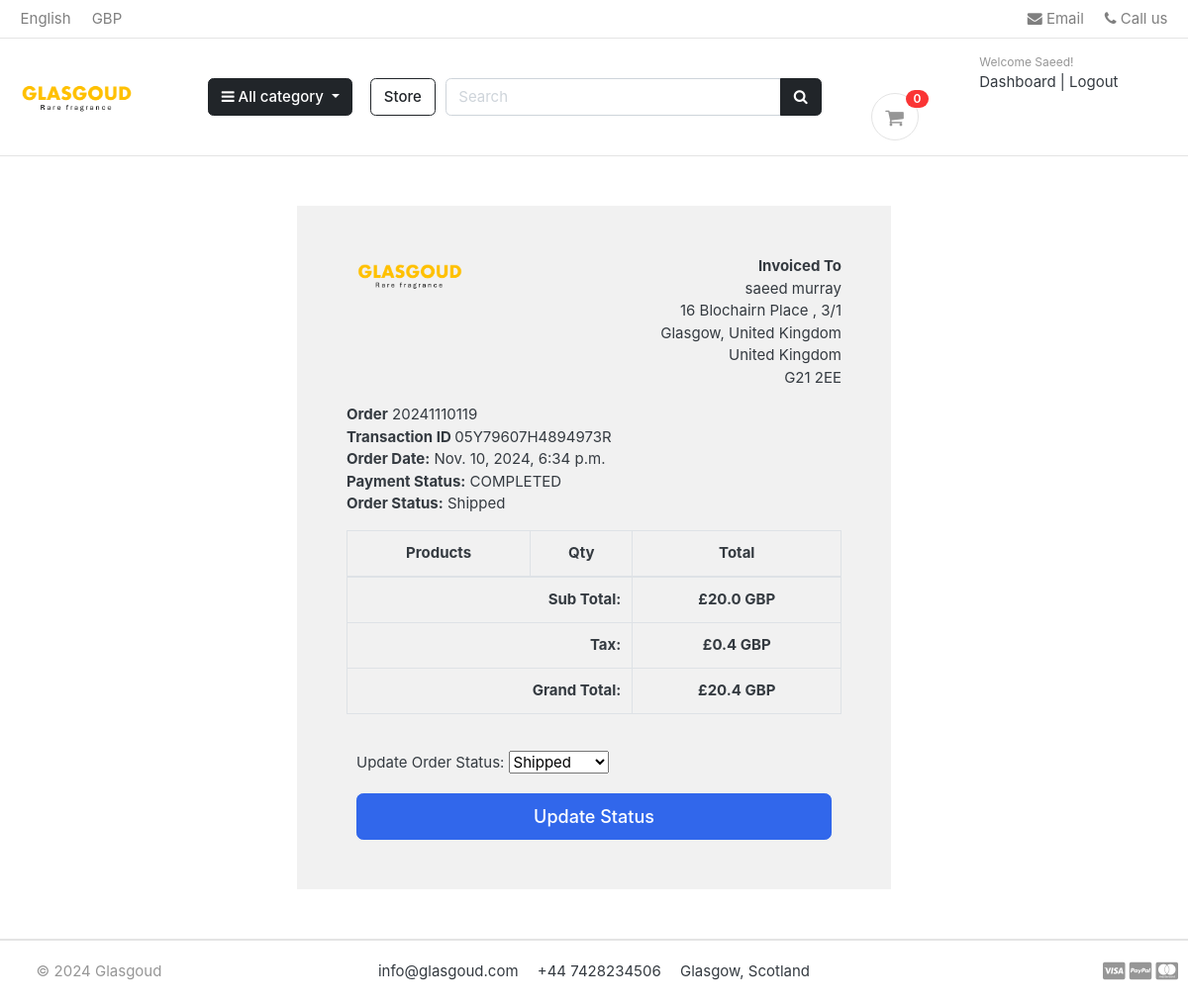
/accounts/order_detail/20241110119/ (signed in), run on the app's committed database.
### accounts/models.py (models this page shows, shortened)
class Account(AbstractBaseUser):
    first_name = models.CharField(max_length=50)
    last_name = models.CharField(max_length=50)
    username = models.CharField(max_length=50, unique=True)
    email = models.EmailField(max_length=100, unique=True)
    phone_number = models.CharField(max_length=50)
    date_joined = models.DateTimeField(auto_now_add=True)
    last_joined = models.DateTimeField(auto_now_add=True)
    is_admin = models.BooleanField(default=False)
    is_staff = models.BooleanField(default=False)
    is_active = models.BooleanField(default=False)
    is_superadmin = models.BooleanField(default=False)
    USERNAME_FIELD = 'email'
    REQUIRED_FIELDS = ['username', 'first_name', 'last_name']
    objects = MyAccountManager()

### orders/models.py (models this page shows, shortened)
class Order(models.Model):
    STATUS = (
        ('New', 'New'),
        ('Processing', 'Processing'),
        ('Shipped', 'Shipped'),
        ('Refunded', 'Refunded'),
    )
    status = models.CharField(max_length=10, choices=STATUS, default='New')
    STATUS_CHOICES = STATUS
    user = models.ForeignKey(Account, on_delete=models.SET_NULL, null=True)
    payment = models.ForeignKey(Payment, on_delete=models.SET_NULL, null=True)
    order_number = models.CharField(max_length=20)
    first_name = models.CharField(max_length=50)
    last_name = models.CharField(max_length=50)
    phone = models.CharField(max_length=15)
    email = models.EmailField(max_length=50)
    address_line_1 = models.CharField(max_length=50)
    address_line_2 = models.CharField(max_length=50, blank=True)
    country = models.CharField(max_length=50)
    state = models.CharField(max_length=50, blank=True)
    city = models.CharField(max_length=50)
    post_code = models.CharField(max_length=10)
    order_note = models.CharField(max_length=100, blank=True)
    order_total = models.FloatField()
    tax = models.FloatField()
    status = models.CharField(max_length=10, choices=STATUS, default='New')
    ip = models.CharField(blank=True, max_length=20)
    is_ordered = models.BooleanField(default=False)
    created_at = models.DateTimeField(auto_now_add=True)
    updated_at = models.DateTimeField(auto_now=True)
    def full_name(self):
        return f'{self.first_name} {self.last_name}'
    def full_address(self):
        return f'{self.address_line_1} , {self.address_line_2}'

class Payment(models.Model):
    user = models.ForeignKey(Account, on_delete=models.CASCADE)
    payment_id = models.CharField(max_length=100)
    payment_method = models.CharField(max_length=100)
    amount_paid = models.CharField(max_length=100)
    status = models.CharField(max_length=100)
    created_at = models.DateTimeField(auto_now_add=True)

### accounts/views.py (the view)
# urls.py: path('order_detail/<int:order_id>/',views.order_detail, name='order_detail'),
@ login_required(login_url='login')
def order_detail(request, order_id):
    order_detail = OrderProduct.objects.filter(order__order_number=order_id)
    order = Order.objects.get(order_number=order_id)
    subtotal = 0
    for i in order_detail:
        subtotal += i.product_price * i.quantity
    context = {
        'order_detail': order_detail,
        'order': order,
        'subtotal': subtotal,
    }
    return render(request, 'accounts/order_detail.html', context)

### carts/context_processors.py (called while the page is built)
def counter(request):
    cart_count = 0
    if 'admin' in request.path:
        return {}
    else:
        try:
            cart = Cart.objects.filter(cart_id=_cart_id(request))
            if request.user.is_authenticated:
                cart_items = CartItem.objects.all().filter(user=request.user)
            else:
                cart_items = CartItem.objects.all().filter(cart=cart[:1])
            for cart_item in cart_items:
                cart_count += cart_item.quantity
        except Cart.DoesNotExist:
            cart_count = 0
        return dict(cart_count=cart_count)

### carts/views.py (called while the page is built)
def _cart_id(request):
    cart = request.session.session_key
    if not cart:
        cart = request.session.create()
    return cart

### category/context_processors.py (called while the page is built)
def menu_links(request):
    links = Category.objects.all()
    return dict(links=links)

### category/models.py (called while the page is built)
    def get_url(self):
        return reverse('products_by_category', args=[self.slug])

### templates/accounts/order_detail.html (shortened to what this page needs)
{% extends 'base.html' %}
{% load static %}
{% block content %}
<div class="container" style="margin: 0 auto; width: 50%; padding: 50px; background: #f1f1f1; margin-top: 50px; margin-bottom: 50px;">
    <div class="row invoice row-printable">
        <div class="col-md-12">
            <div class="panel panel-default plain" id="dash_0">
                <div class="panel-body p30">
                    <div class="row">
                        <div class="col-lg-6">
                            <div class="invoice-logo"><img src="{% static '/images/logo.png' %}" alt="Invoice logo" style="max-height: 40px;"></div>
                        </div>
                        <div class="col-lg-6">
                            <div class="invoice-from">
                                <ul class="list-unstyled text-right">
                                    <li><strong>Invoiced To</strong></li>
                                    <li>{{order.full_name}}</li>
                                    <li>{{order.full_address}}</li>
                                    <li>{{order.city}}, {{order.state}}</li>
                                    <li>{{order.country}}</li>
                                    <li>{{order.post_code}}</li>
                                </ul>
                            </div>
                        </div>
                        <div class="col-lg-12">
                            <div class="invoice-details mt25">
                                <div class="well">
                                    <ul class="list-unstyled mb0">
                                        <li><strong>Order</strong> {{order.order_number}}</li>
                                        <li><strong>Transaction ID </strong>{{order.payment.payment_id}}</li>
                                        <li><strong>Order Date:</strong> {{order.created_at}}</li>
                                        <li><strong>Payment Status:</strong> {{order.payment.status}}</li>
                                        <li><strong>Order Status:</strong> {{order.status}}</li>
                                    </ul>
                                </div>
                            </div>
                            <div class="invoice-items">
                                <div class="table-responsive" style="overflow: hidden; outline: none;" tabindex="0">
                                    <table class="table table-bordered">
                                        <thead>
                                            <tr>
                                                <th class="per70 text-center">Products</th>
                                                <th class="per5 text-center">Qty</th>
                                                <th class="per25 text-center">Total</th>
                                            </tr>
                                        </thead>
                                        <tfoot>
                                            <tr>
                                                <th colspan="2" class="text-right">Sub Total:</th>
                                                <th class="text-center">£{{subtotal}} GBP</th>
                                            </tr>
                                            <tr>
                                                <th colspan="2" class="text-right">Tax:</th>
                                                <th class="text-center">£{{order.tax}} GBP</th>
                                            </tr>
                                            <tr>
                                                <th colspan="2" class="text-right">Grand Total:</th>
                                                <th class="text-center">£{{order.order_total}} GBP</th>
                                            </tr>
                                        </tfoot>
                                    </table>
                                </div>
                            </div>
                        </div>
                    </div>
                </div>
            </div>
        </div>
    </div>
{% if request.user.is_staff %}
<div class="container-fluid mt-4">
    <form action="{% url 'update_order_status' order.order_number %}" method="post" class="w-100">
        <div class="mb-3">
            <label for="status" class="form-label">Update Order Status:</label>
            <select name="status" id="status" class="form-select" required>
                {% for key, value in order.STATUS_CHOICES %}
                    <option value="{{ key }}" {% if order.status == key %}selected{% endif %}>{{ value }}</option>
                {% endfor %}
            </select>
        </div>
        <button type="submit" class="btn btn-primary btn-lg w-100">Update Status</button>
    </form>
</div>
{% endif %}
</div>
{% endblock %}

### templates/includes/navbar.html (shortened to what this page needs)
{% load static %}
<header class="section-header">
    <nav class="navbar p-md-0 navbar-expand-sm navbar-light border-bottom">
    <div class="container">
      <div class="collapse navbar-collapse" id="navbarTop4">
        <ul class="navbar-nav mr-auto">
            <li class="nav-item dropdown">
                 <a href="#" class="nav-link">   English </a>
            </li>
            <li class="nav-item dropdown">
                <a href="#" class="nav-link"> GBP </a>
            </li>
        </ul>
        <ul class="navbar-nav">
            <li><a href="#" class="nav-link"> <i class="fa fa-envelope"></i> Email </a></li>
            <li><a href="#" class="nav-link"> <i class="fa fa-phone"></i> Call us </a></li>
        </ul>
      </div>
    </div>
    </nav>
    <section class="header-main border-bottom">
        <div class="container">
    <div class="row align-items-center">
        <div class="col-lg-2 col-md-3 col-6">
            <a href="{% url 'home' %}" class="brand-wrap">
                <img class="logo" src="{% static './images/logo.png' %}">
            </a>
        </div>
        <div class="col-lg col-sm col-md col-6 flex-grow-0">
            <div class="category-wrap dropdown d-inline-block float-right">
                <button type="button" class="btn btn-dark dropdown-toggle" data-toggle="dropdown">
                    <i class="fa fa-bars"></i> All category
                </button>
            </div>
        </div>
        <div class="sm-col-2 ml-2 mb-3 mb-lg-0 mb-md-0">
            <a href="{% url 'store' %}" class="btn btn-outline-dark">Store</a>
        </div>
        <div class="col-lg-4 col-md-6 col-9 ml-3 ml-md-0 ml-lg-0">
            <form action="{% url 'search' %}" class="search" method="GET">
                <div class="input-group w-100">
                    <input type="text" class="form-control" style="width:60%;" placeholder="Search" name="keyword">
                    <div class="input-group-append">
                      <button class="btn btn-dark" type="submit">
                        <i class="fa fa-search"></i>
                      </button>
                    </div>
                </div>
            </form>
        </div>
        <div class="col-lg-3 col-md-6 col-12 order-2 order-lg-3 ">
            {% if user.id is None %}
            <div class="d-flex justify-content-end mb-3 mb-lg-0">
                <div class="widget-header">
                    <small class="title text-muted">Welcome guest!</small>
                    <div>
                        <a href="{% url 'login' %}">Sign in</a> <span class="dark-transp"> | </span>
                        <a href="{% url 'register' %}">Register</a>
                    </div>
                </div>
            </div>
                {% else %}
                    <div class="d-flex justify-content-end mb-3 mb-lg-0">
                        <div class="widget-header">
                            {% if user.email|slice:":5" == "guest" %}
                                <small class="title text-muted">Welcome guest!</small>
                                <div>
                                    <a href="{% url 'register' %}">Register</a> <span class="dark-transp"> | </span>
                                    <a href="{% url 'logout' %}">Clear Cart</a>
                                </div>
                            {% else %}
                                <small class="title text-muted">Welcome {{user.first_name}}!</small>
                                <div>
                                    <a href="{% url 'dashboard' %}">Dashboard</a> <span class="dark-transp"> | </span>
                                    <a href="{% url 'logout' %}">Logout</a>
                                </div>
                            {% endif %}
                        </div>
                    </div>
                {% endif %}
                        <a href="{% url 'cart' %}"  class="widget-header pl-3 ml-3">
                            <div class="icon icon-sm rounded-circle border"><i class="fa fa-shopping-cart"></i></div>
                            <span class="badge badge-pill badge-danger notify">{{cart_count}}</span>
                        </a>
                    </div>
                </div>
    </div>
    </section>
    </header>

### static/css/ui.css (style rules this page uses)
html { font-family: "Inter", sans-serif; font-size: 15px; }
.icon-xs, .icon-sm, .icon-md, .icon-lg { display: inline-block; text-align: center; flex-shrink: 0; flex-grow: 0; }
.icon-sm { width: 48px; height: 48px; line-height: 48px !important; font-size: 20px; }
.header-main { position: relative; padding-top: 1rem; padding-bottom: 1rem; }
.brand-wrap .logo, .navbar-brand .logo { margin-right: 7px; max-height: 42px; display: inline-block; }
.widget-header { display: inline-block; vertical-align: middle; position: relative; }
.widget-header a { color: #343a40; }
.widget-header i { color: #969696; }
.widget-header .title { display: block; }
.widget-header .notify { position: absolute; top: -3px; right: -10px; }
[class*=list-] li:after { visibility: hidden; display: block; content: ""; overflow: hidden; height: 0; clear: both; }
.notify { position: absolute; top: -4px; right: -10px; display: inline-block; padding: 0.25em 0.6em; font-size: 12px; line-height: 1; text-align: center; border-radius: 3rem; color: #fff; background-color: #fa3434; }

### data on the page
Account: first_name "Saeed"
Order: full_name "saeed murray", full_address "16 Blochairn Place , 3/1", city "Glasgow", state "United Kingdom", country "United Kingdom", post_code "G21 2EE", order_number "20241110119", payment.payment_id "05Y79607H4894973R", created_at "Nov. 10, 2024, 6:34 p.m.", payment.status "COMPLETED", status "Shipped", tax "0.4", order_total "20.4"

### other printed values
{{ cart_count }} "0"
{{ subtotal }} "20.0"
